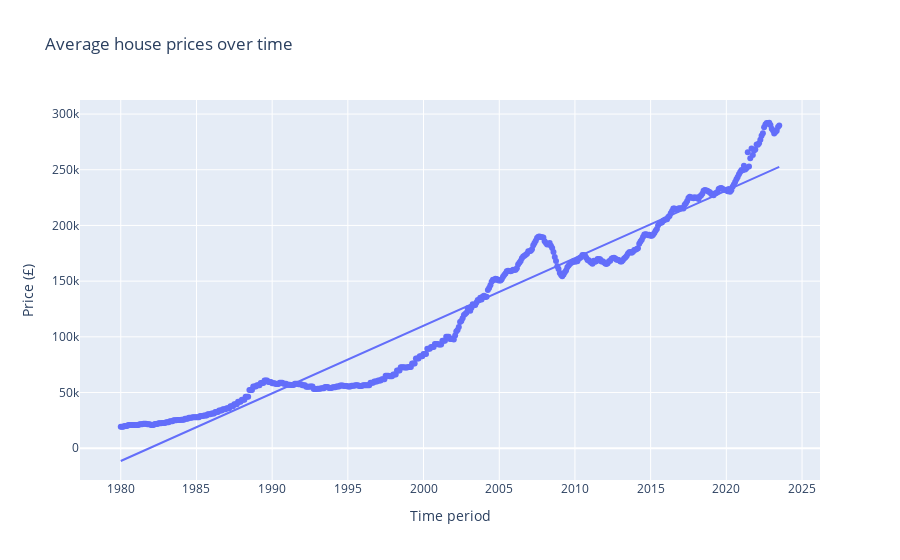

Notebook cell for this chart:
### Code cell
scatter_2 = px.scatter(df,
                       y='Average price All property types',
                       x='Period',
                       title='Average house prices over time',
                       labels={'Period':'Time period',
                               'Average price All property types':'Price (£)'},
                       trendline='ols')
scatter_2.show()

### Figure 1 — Plotly figure (JSON) as saved in the notebook; plotly's stock layout.template omitted (floating-point values rounded to 4 significant figures; data arrays with more than 128 entries replaced by an {"elided": "..."} marker saying what was removed)
{"data": [{"hovertemplate": "Time period=%{x}<br>Price (£)=%{y}<extra></extra>", "legendgroup": "", "marker": {"color": "#636efa", "symbol": "circle"}, "mode": "markers", "name": "", "orientation": "v", "showlegend": false, "type": "scatter", "x": {"elided": "523 str values"}, "xaxis": "x", "y": {"elided": "523 int values"}, "yaxis": "y"}, {"hovertemplate": "<b>OLS trendline</b><br>Average price All property types = 0.000192392 * Period + -72183.4<br>R<sup>2</sup>=0.946086<br><br>Time period=%{x}<br>Price (£)=%{y} <b>(trend)</b><extra></extra>", "legendgroup": "", "marker": {"color": "#636efa", "symbol": "circle"}, "mode": "lines", "name": "", "showlegend": false, "type": "scatter", "x": {"elided": "523 str values"}, "xaxis": "x", "y": {"elided": "523 float values"}, "yaxis": "y"}], "layout": {"legend": {"tracegroupgap": 0}, "title": {"text": "Average house prices over time"}, "xaxis": {"anchor": "y", "domain": [0, 1], "title": {"text": "Time period"}}, "yaxis": {"anchor": "x", "domain": [0, 1], "title": {"text": "Price (£)"}}}}
